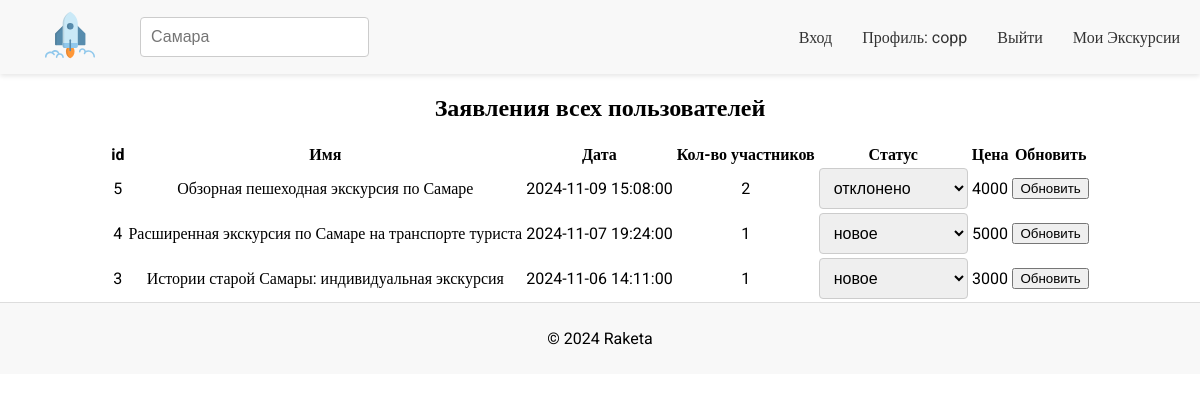
Screenshot of /admin.php (signed in) with the database file from the repository.
### tables this page shows
CREATE TABLE `statements` (
  `id` int NOT NULL,
  `user_id` int NOT NULL,
  `name` varchar(255) NOT NULL,
  `date` datetime NOT NULL,
  `participants` int NOT NULL,
  `status` set('новое','подтверждено','отклонено') NOT NULL DEFAULT 'новое',
  `price` int NOT NULL
);

### admin.php (the view, shortened to what this page needs)
<!DOCTYPE html>
<html lang="en">
<head>
    <link rel="stylesheet" href="css/styles.css">
</head>
<body>
    <? include 'elements/header.php' ?>
    <h2>Заявления всех пользователей</h2>
    <div class="results">
        <table style="text-align: center;">
            <tr>
                <th>id</th>
                <th>Имя</th>
                <th>Дата</th>
                <th>Кол-во участников</th>
                <th>Статус</th>
                <th>Цена</th>
                <th>Обновить</th>
            </tr>
            <?php
            include_once("db.php");
            $result = mysqli_query($link, "SELECT * FROM `statements` ORDER BY `date` DESC");
            while ($row = mysqli_fetch_assoc($result)) {
                echo "
                <tr>
                    <td>{$row['id']}</td>
                    <td>{$row['name']}</td>
                    <td>{$row['date']}</td>
                    <td>{$row['participants']}</td>
                    <td>
                        <select id='status_{$row['id']}'>
                            <option value='новое' " . ($row['status'] == 'новое' ? 'selected' : '') . ">новое</option>
                            <option value='подтверждено' " . ($row['status'] == 'подтверждено' ? 'selected' : '') . ">подтверждено</option>
                            <option value='отклонено' " . ($row['status'] == 'отклонено' ? 'selected' : '') . ">отклонено</option>
                        </select>
                    </td>
                    <td>{$row['price']}</td>
                    <td>
                        <button type='button' onclick='updateStatus({$row['id']})'>Обновить</button>
                    </td>
                </tr>
                ";
            }
            ?>
        </table>
    </div>
<? include 'elements/footer.php' ?>
</body>
</html>

### css/styles.css (style rules this page uses)
body { display: flex; flex-direction: column; font-size: 16px; font-family: "Roboto"; margin: 0; padding: 0; }
h1, h2, h3 { text-align: center; }
.results { padding: 0 20px 0 20px; display: flex; flex-direction: column; justify-content: space-evenly; align-items: center; }
h2 { text-align: center; margin-bottom: 1.25rem; }
select { font-size: 1rem; border: 1px solid #ccc; border-radius: 4px; padding: 10px; }

### rows the page displays
statements: id "5", name "Обзорная пешеходная экскурсия по Самаре", date "2024-11-09 15:08:00", participants "2", status+id "отклонено", price "4000"
statements: id "4", name "Расширенная экскурсия по Самаре на транспорте туриста", date "2024-11-07 19:24:00", participants "1", status+id "новое", price "5000"
statements: id "3", name "Истории старой Самары: индивидуальная экскурсия", date "2024-11-06 14:11:00", participants "1", status+id "новое", price "3000"

### other values shown
$_SESSION['login'] "copp"
